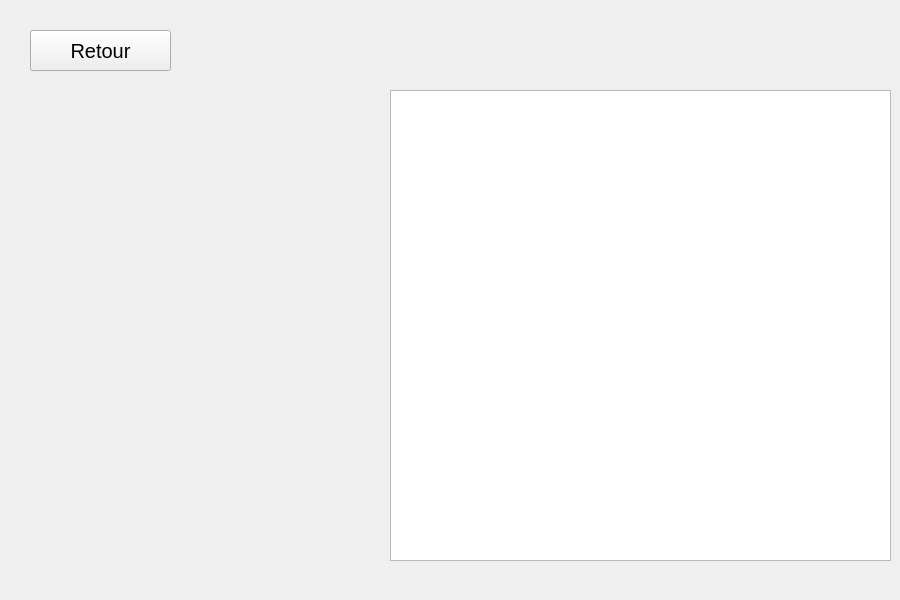
    <widget class="QWidget" name="pageDantzig2">
     <widget class="QPushButton" name="btnRetourDantzig_2">
      <property name="geometry">
       <rect>
        <x>30</x>
        <y>30</y>
        <width>141</width>
        <height>41</height>
       </rect>
      </property>
      <property name="font">
       <font>
        <pointsize>15</pointsize>
       </font>
      </property>
      <property name="text">
       <string>Retour</string>
      </property>
     </widget>
     <widget class="QGraphicsView" name="graphicsViewDantzig_2">
      <property name="geometry">
       <rect>
        <x>390</x>
        <y>90</y>
        <width>501</width>
        <height>471</height>
       </rect>
      </property>
     </widget>
     <widget class="QLabel" name="labelMatDantzig1">
      <property name="geometry">
       <rect>
        <x>50</x>
        <y>90</y>
        <width>291</width>
        <height>241</height>
       </rect>
      </property>
      <property name="font">
       <font>
        <pointsize>18</pointsize>
       </font>
      </property>
      <property name="text">
       <string/>
      </property>
      <property name="alignment">
       <set>Qt::AlignCenter</set>
      </property>
     </widget>
     <widget class="QLabel" name="labelMatDantzig2">
      <property name="geometry">
       <rect>
        <x>50</x>
        <y>340</y>
        <width>291</width>
        <height>251</height>
       </rect>
      </property>
      <property name="font">
       <font>
        <pointsize>18</pointsize>
       </font>
      </property>
      <property name="text">
       <string/>
      </property>
      <property name="alignment">
       <set>Qt::AlignCenter</set>
      </property>
     </widget>
    </widget>
